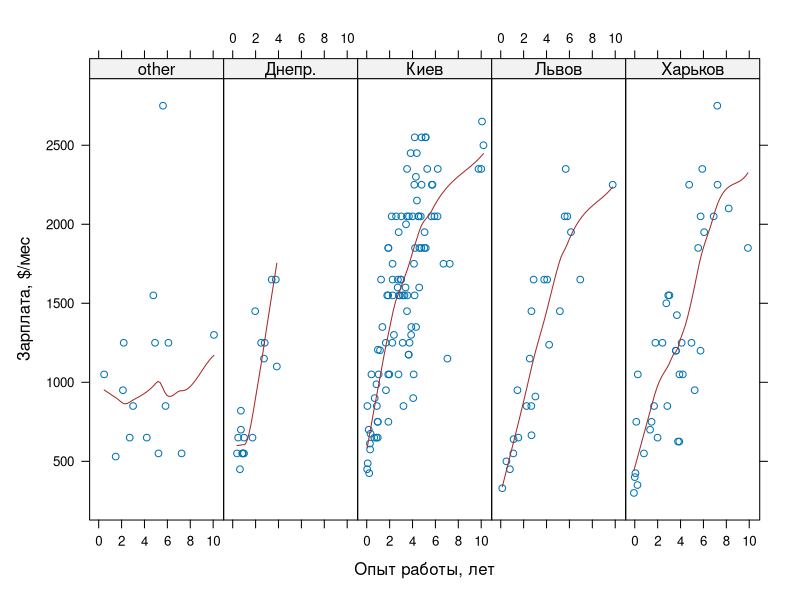
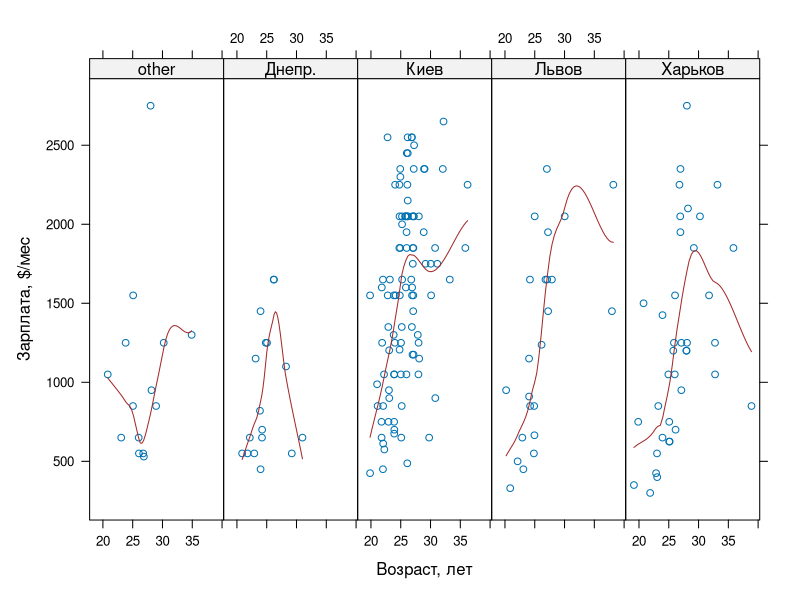

R code for these plots, in order:
#!/usr/bin/env Rscript

dd <- read.csv("data/2011_may_final.csv")

qa <- dd[dd$cls == "QA", c("salary", "loc", "exp",
           "Доп..специализация", "Возраст", "Индустрия",
           "Уровень.английского")]

qa <- qa[!qa$salary > mean(qa$salary)+2*sd(qa$salary),]

qa$salaryJitter <- qa$salary  + runif(length(qa$salary ),    50,   50)
qa$expJitter    <- qa$exp     + runif(length(qa$exp    ), -0.25, 0.25)
qa$ageJitter    <- qa$Возраст + runif(length(qa$Возраст), -0.25, 0.25)

################################################################

library(lattice)

png(filename="reports/may2011/qa.%03d.png",
    width=1024, height=320, res=100)

panel.scatter.loess <- function(x,y) {
  panel.xyplot(x, y);
  panel.loess(x, y, col="brown");
}

xyplot(salaryJitter ~ expJitter | loc, data=qa,
       layout=c(5,1), panel=panel.scatter.loess,
       xlab="Опыт работы, лет", ylab="Зарплата, $/мес")

xyplot(salaryJitter ~ ageJitter | loc, data=qa,
       layout=c(5,1), panel=panel.scatter.loess,
       xlab="Возраст, лет", ylab="Зарплата, $/мес")

dev.off()
